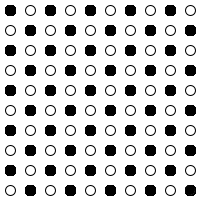
Frame 1 (no input)
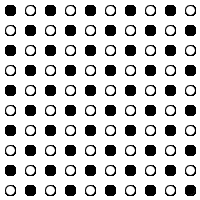
Frame 60 (the mouse pressed at the canvas centre just before this capture)
Frame 120 (the mouse held since frame 60 and released just before this capture): identical to frame 60, image omitted

The Processing sketch that drew these frames (run headless with seeded random() and noise(); from frame 60 on, the mouse is pressed at the canvas centre):

// Processing sketch: processing_15105
// ── processing_15105.pde

void setup() {
  size(200,200);
  background(#ffffff);
}
void draw() {
  for( int x=0; x<200;  x=x+20){
    for( int y=0; y<200;  y=y+20){
      pushMatrix();
      fill(#ffffff);
      translate(x,y);
      ellipse(10,10,10,10);
      popMatrix();
    for( int a=0; a<200;  a=a+20){
    for( int b=0; b<200;  b=b+20){
      pushMatrix();
      fill(#000000);
      translate(a+a,b+b);
      ellipse(10,10,10,10);
      popMatrix();
      pushMatrix();
      translate(a+a+20,b+b+20);
      ellipse(10,10,10,10);
      popMatrix();
    }
  }
}
  }
}
